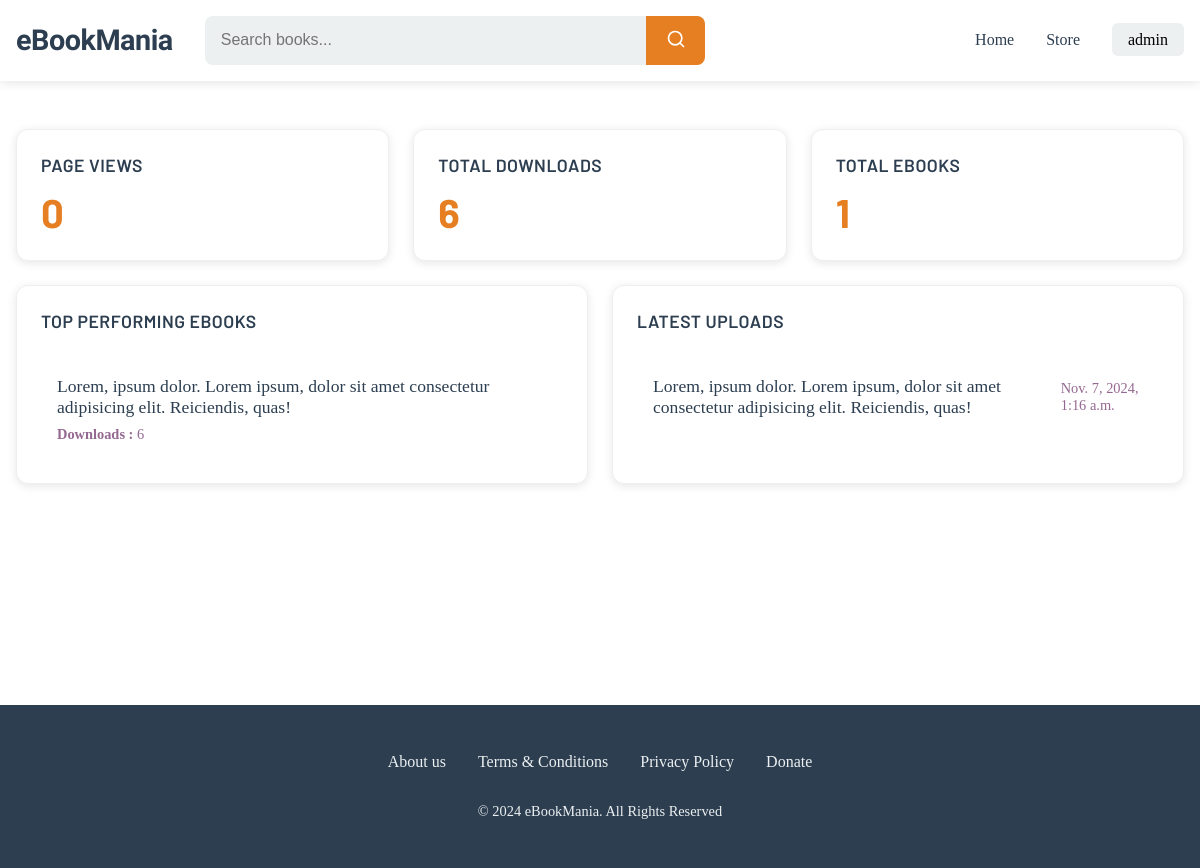
The page /dashboard/ (signed in) on the database its author committed.
### myapp/models.py (models this page shows, shortened)
class DownloadCount(models.Model):
	ebook = models.ForeignKey(EbookModel, on_delete = models.CASCADE)
	count = models.PositiveIntegerField(default = 0, null = True, blank=False)
	created_on = models.DateTimeField(auto_now_add = True)
	class Meta:
		verbose_name_plural = 'Downloads'

class EbookModel(models.Model):
	title = models.CharField(max_length = 255)
	slug = AutoSlugField(populate_from='title', unique=True)
	thumbnail = models.ImageField(upload_to = "thumbnail/", null=True)
	description = QuillField()
	book = models.FileField(upload_to="ebook/", null=True)
	category = models.ForeignKey(Category, on_delete = models.CASCADE)
	uploader = models.ForeignKey(Uploader, on_delete = models.CASCADE)
	author = models.CharField(max_length=30)
	store = models.URLField(max_length = 200, blank = True, null = True)
	language = models.ForeignKey(Language, on_delete = models.CASCADE, null=True)
	created_on = models.DateTimeField(auto_now_add = True)

### myapp/views.py (the view)
# urls.py: path("dashboard/", views.dashboard, name = "dashboard"),
@login_required(login_url="/login/")
@require_uploader()
def dashboard(request):
	total_ebooks = EbookModel.objects.filter(uploader = request.user.uploader).order_by("-created_on")
	ebk_paginator = Paginator(total_ebooks, 15)
	page_number = request.GET.get("page")
	ebook_list = ebk_paginator.get_page(page_number)
	no_of_ebooks = len(total_ebooks)
	total_downloads = DownloadCount.objects.filter(ebook__in= total_ebooks).order_by("count")
	download_paginator = Paginator(total_downloads, 15)
	page_number = request.GET.get("page")
	download_list = download_paginator.get_page(page_number)
	download_count = 0
	for total in total_downloads:
		download_count = download_count + total.count
	total_views = PageViews.objects.filter(ebook__in = total_ebooks)
	views_count = 0
	for total in total_views:
		views_count = views_count + total.count
	context = {
		'ebook_list': ebook_list,
		'no_of_ebooks' : no_of_ebooks,
		'download_list' : download_list,
		'download_count' : download_count,
		'views_count': views_count,
	}
	return render(request, 'myapp/dashboard.html', context)

### myapp/templates/myapp/dashboard.html (shortened to what this page needs)
{% extends 'myapp/base.html' %}
{% load static %}
{% block head %}
<link rel="stylesheet" href="{% static 'css/dashboard.css' %}">
{% endblock %}
{% block content %}
<div class="dashboard">
	<div class="dashboard-grid">
		<div class="metrics-section">
			<div class="metric-grid">
				<div class="metric-card">
					<h3>Page Views</h3>
					<div class="metric-value">{{views_count}}</div>
				</div>
				<div class="metric-card">
					<h3>Total Downloads</h3>
					<div class="metric-value">{{download_count}}</div>
				</div>
				<div class="metric-card">
					<h3>Total eBooks</h3>
					<div class="metric-value">{{no_of_ebooks}}</div>
				</div>
			</div>
		</div>
		<div class="details-section">
			<div class="details-grid">
				<div class="metric-card top-ebooks">
					<h3>Top Performing eBooks</h3>
					<div class="top-ebooks-list">
						{% for d in download_list %}
						<div class="top-ebook-item">
							<div class="top-ebook-info">
								<span class="top-ebook-title">{{d.ebook.title}}</span>
								<div class="top-ebook-stats">
									<span class="downloads"><strong>Downloads : </strong>{{d.count}}</span>
								</div>
							</div>
						</div>
						{% endfor %}
					</div>
				</div>
				<div class="metric-card uploads">
					<h3>Latest Uploads</h3>
					<div class="uploads-list">
						{% for e in ebook_list %}
						<div class="upload-item">
							<span class="upload-title">{{e.title}}</span>
							<span class="upload-date">{{e.created_on}}</span>
						</div>
						{% endfor %}
					</div>
				</div>
			</div>
		</div>
	</div>
</div>
{% endblock %}

### myapp/templates/myapp/base.html (shortened to what this page needs)
{% load static %}
<!DOCTYPE html>
<html lang="en">
<head>
    <link rel="stylesheet" href="{% static 'css/base.css' %}">
    {% block head %}
    {% endblock %}
</head>
<body>
    <nav class="nav">
        <div class="nav-container">
            <div class="logo">
                <a href="{% url 'home' %}">eBookMania</a>
            </div>
            <div class="search-box">
                <form class="search-form" method="get" action="{% url 'search' %}">
                    <input type="text" name="query" id="query" placeholder="Search books..." required>
                    <button type="submit" class="search-btn">
                        <svg xmlns="http://www.w3.org/2000/svg" width="20" height="20" viewBox="0 0 24 24" fill="none" stroke="currentColor" stroke-width="2" stroke-linecap="round" stroke-linejoin="round">
                            <circle cx="11" cy="11" r="8"></circle>
                            <line x1="21" y1="21" x2="16.65" y2="16.65"></line>
                        </svg>
                    </button>
                </form>
            </div>
            <ul class="nav-list">
                <li><a href="{% url 'home' %}" class="nav-link">Home</a></li>
                <li><a href="{% url 'filterbooks' %}" class="nav-link">Store</a></li>
                {% if user.is_authenticated %}
                <li class="user-menu">
                    <span class="username">{{request.user.username}}</span>
                </li>
                {% else %}
                <li><a href="{% url 'login' %}" class="nav-link">Login</a></li>
                {% endif %}
            </ul>
        </div>
    </nav>
    <main class="main">
        {% block content %}
        {% endblock %}
    </main>
    <footer class="footer">
        <div class="footer-container">
            <ul class="footer-links">
                <li><a href="#">About us</a></li>
                <li><a href="#">Terms & Conditions</a></li>
                <li><a href="#">Privacy Policy</a></li>
                <li><a href="#">Donate</a></li>
            </ul>
            <p class="copyright">© 2024 eBookMania. All Rights Reserved</p>
        </div>
    </footer>
</body>
</html>

### static/css/base.css (style rules this page uses)
:root { --color-primary: #2C3E50; --color-secondary: #E67E22; --color-background: #F5F6FA; --color-text: #2C3E50; --color-light: #ECF0F1; --color-white: #FFFFFF; --color-hover: #D35400; --shadow: 0 2px 10px rgba(0, 0, 0, 0.1); --transition: all 0.3s ease; --header-font: "Barlow", sans-serif; --primary-font: "Montserrat", sans-serif; --logo-font: "Jersey 10", sans-serif; --color-link: #956891; --color-unknown: #cbccff; }
* { margin: 0; padding: 0; box-sizing: border-box; }
.nav { background: var(--color-white); box-shadow: var(--shadow); position: relative; }
.nav-container { max-width: 1200px; margin: 0 auto; padding: 1rem; display: grid; grid-template-columns: auto 1fr auto; align-items: center; gap: 2rem; }
.logo a { font-family: var(--logo-font) !important; font-size: 1.8rem; font-weight: 700; color: var(--color-primary); text-decoration: none; letter-spacing: -0.5px; }
.search-box { max-width: 500px; width: 100%; }
.search-form { display: flex; background: var(--color-light); border-radius: 8px; overflow: hidden; width: 100%; }
.search-form input { flex: 1; padding: 0.8rem 1rem; border: none; background: transparent; font-size: 1rem; }
.search-btn { padding: 0.8rem 1.2rem; border: none; background: var(--color-secondary); color: var(--color-white); cursor: pointer; transition: var(--transition); }
.nav-list { display: flex; gap: 2rem; list-style: none; align-items: center; }
.nav-link { color: var(--color-primary); text-decoration: none; font-weight: 500; transition: var(--transition); }
.username { cursor: pointer; padding: 0.5rem 1rem; background: var(--color-light); border-radius: 6px; font-weight: 500; }
.footer { background: var(--color-primary); color: var(--color-white); padding: 3rem 0; margin-top: auto; }
.footer-container { max-width: 1200px; margin: 0 auto; padding: 0 1rem; }
.footer-links { display: flex; justify-content: center; gap: 2rem; list-style: none; margin-bottom: 2rem; }
.footer-links a { color: var(--color-light); text-decoration: none; transition: var(--transition); }
.copyright { text-align: center; color: var(--color-light); font-size: 0.9rem; }
.main { min-height: calc(100vh - 180px); padding: 2rem 0; }

### static/css/dashboard.css (style rules this page uses)
.dashboard { min-height: 70vh; padding: 1rem; }
.dashboard-grid { display: flex; flex-direction: column; gap: 1.5rem; height: 100%; }
.metrics-section { flex: 0 0 auto; }
.details-section { flex: 1 1 auto; }
.metric-grid { display: grid; grid-template-columns: repeat(auto-fit, minmax(240px, 1fr)); gap: 1.5rem; }
.details-grid { display: grid; grid-template-columns: 1fr 1fr; gap: 1.5rem; height: 100%; }
.metric-card { background: var(--color-white); padding: 1.5rem; border-radius: 12px; box-shadow: var(--shadow); transition: var(--transition); border: 1px solid var(--color-light); display: flex; flex-direction: column; }
.metric-card h3 { margin: 0; font-size: 1.1rem; color: var(--color-primary); margin-bottom: 0.75rem; font-family: var(--header-font); font-weight: 600; text-transform: uppercase; letter-spacing: 0.5px; }
.metric-value { font-size: 2.5rem; font-weight: bold; color: var(--color-secondary); font-family: var(--header-font); line-height: 1.2; }
.top-ebooks-list, .uploads-list { margin-top: 1rem; flex: 1; overflow-y: auto; max-height: 300px; }
.top-ebook-item { padding: 1rem; border-bottom: 1px solid var(--color-light); transition: var(--transition); }
.top-ebook-item:last-child { border-bottom: none; }
.top-ebook-info { display: flex; flex-direction: column; gap: 0.5rem; }
.top-ebook-title { font-weight: 500; color: var(--color-primary); font-size: 1.1rem; }
.top-ebook-stats { display: flex; gap: 1rem; font-size: 0.9rem; color: var(--color-link); }
.upload-item { display: flex; justify-content: space-between; align-items: center; padding: 1rem; border-bottom: 1px solid var(--color-light); transition: var(--transition); }
.upload-item:last-child { border-bottom: none; }
.upload-title { font-weight: 500; color: var(--color-primary); font-size: 1.1rem; }
.upload-date { color: var(--color-link); font-size: 0.9rem; font-weight: 500; }

### rows shown on the page
DownloadCount: ebook "Lorem, ipsum dolor. Lorem ipsum, dolor sit amet consectetur adipisicing elit. Reiciendis, quas!", count "6"
EbookModel: title "Lorem, ipsum dolor. Lorem ipsum, dolor sit amet consectetur adipisicing elit. Reiciendis, quas!", created_on "Nov. 7, 2024, 1:16 a.m."

### other values the page prints
{{ request.user.username }} "admin"
{{ views_count }} "0"
{{ download_count }} "6"
{{ no_of_ebooks }} "1"
